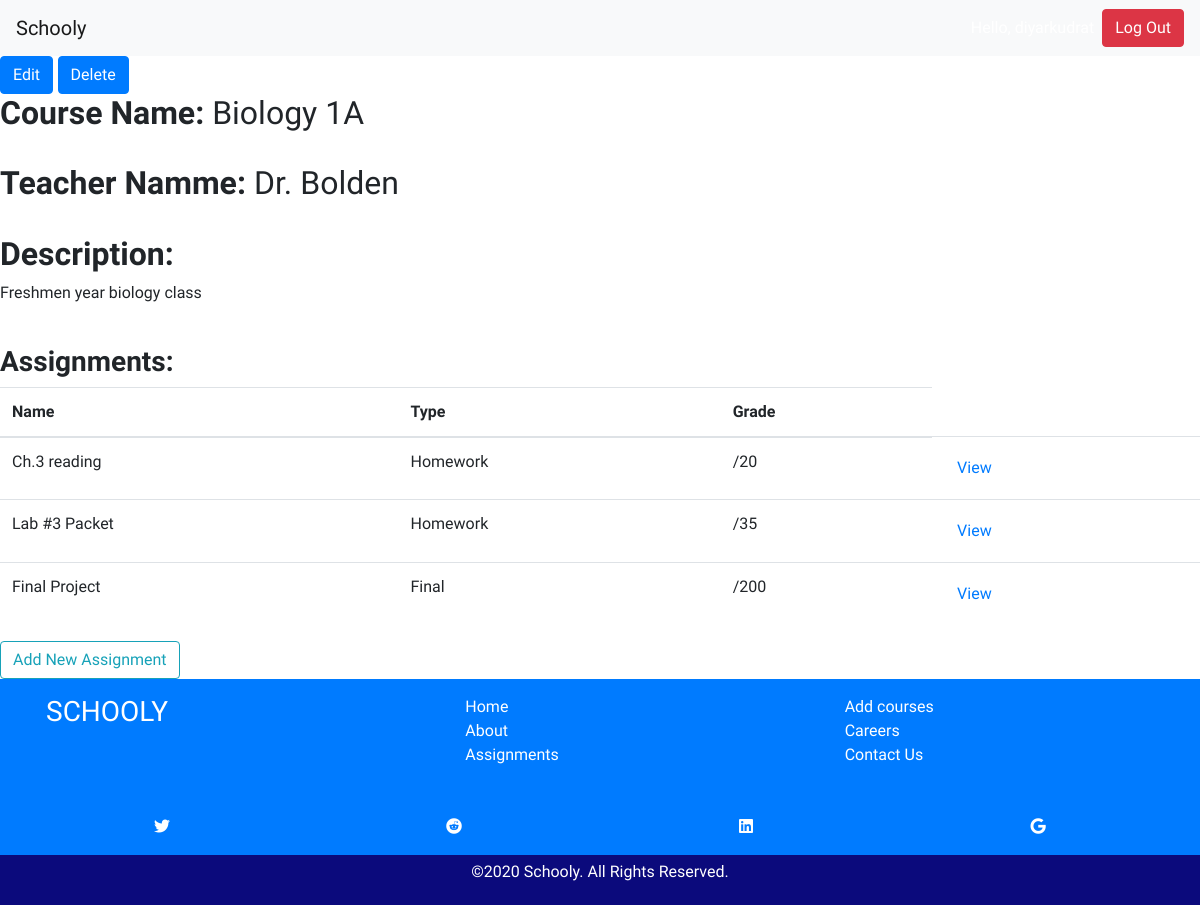
Before: /courses/1/ (signed in) with the older database file.
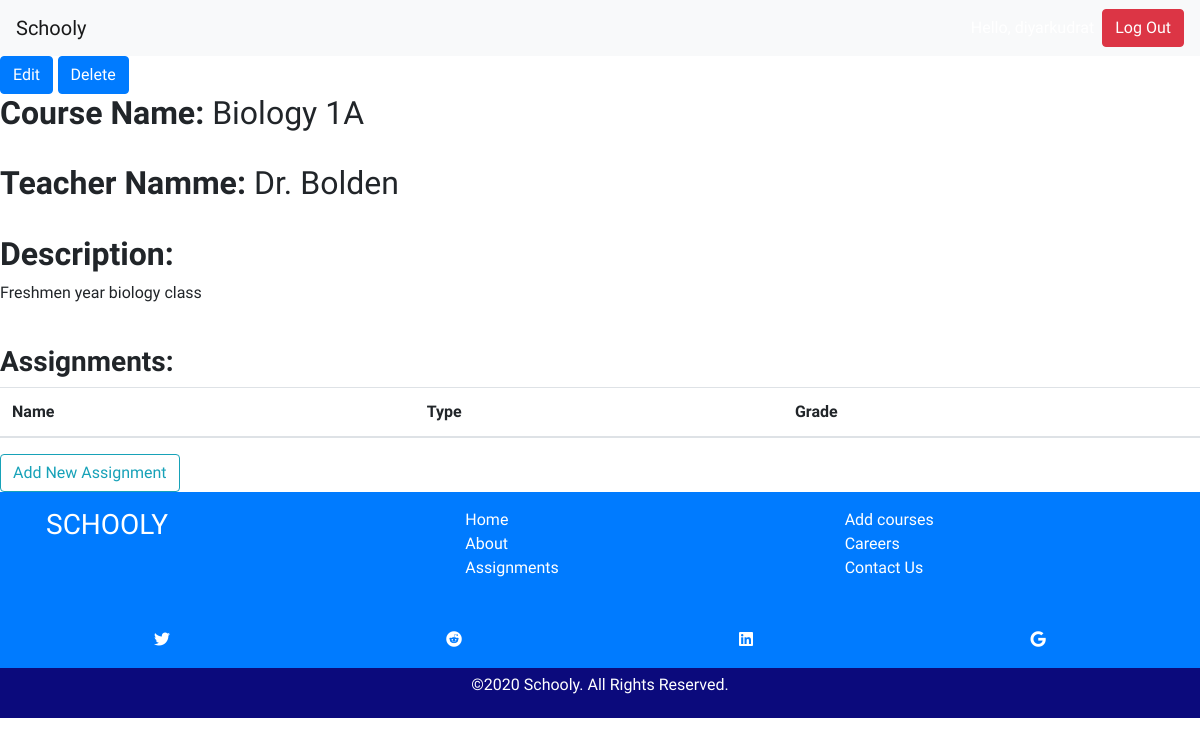
After: the same page with the newer database file.
### classes/models.py (models this page shows, shortened)
class Course(models.Model):
    course_name = models.CharField(max_length=150)
    slug = models.CharField(max_length=30, blank=True, editable=False,
                            help_text="Unique URL path to access this page. Generated by the system.")
    course_teacher = models.CharField(max_length=150, null=True)
    description = models.CharField(max_length=250)
    assigments = models.ManyToManyField(Assignment, blank=True, null=True, related_name="course_assignments")

class Assignment(models.Model):
    name = models.CharField(max_length=50)
    slug = models.CharField(max_length=30, blank=True, editable=False,
                            help_text="Unique URL path to access this page. Generated by the system.")
    description = models.CharField(max_length=250)
    course = models.ForeignKey('Course', on_delete=models.CASCADE, blank=True, null=True)
    assignment_type = models.CharField(max_length=30, choices=ASSIGNMENT_TYPES, blank=True)
    total_points = models.PositiveIntegerField(blank=True, null=True, default=0)
    assigned_date = models.DateField(blank=True, null=True)
    due_date = models.DateField(blank=True, null=True)

### classes/views.py (the view)
# urls.py: path('courses/<int:pk>/', views.CourseDetailView.as_view(), name='course-detail-page'),
@method_decorator([login_required], name='dispatch')
class CourseDetailView(View):
    def get(self, request, *args, **kwargs):
        course = get_object_or_404(Course, pk=kwargs['pk'])
        specific_assignments = Assignment.objects.filter(course=course)
        context = {'course': course, 'specific_assignments': specific_assignments}
        return render(request, 'course_detail.html', context)

### classes/templates/course_detail.html
{% extends 'base.html' %}
{% block content %}
<a class="btn btn-primary" href="{% url 'edit-course-page' course.id %}" role="button">Edit</a>
<a class="btn btn-primary" href="{% url 'course-delete-page' course.id %}"  role="button">Delete</a>
<h2><b>Course Name:</b> {{ course.course_name }}</h2><br>
<h2><b>Teacher Namme: </b> {{ course.course_teacher }}</h2><br>
<h2><b>Description:</b></h2>
  <p>{{ course.description }}</p><br>
<h3><b>Assignments: </b></h3>
    <table class="table">
      <thead>
        <tr>
          <th scope="col">Name</th>
          <th scope="col">Type</th>
          <th scope="col">Grade</th>
        </tr>
      </thead>
      <tbody>
        {% for specific_assignment in specific_assignments %}
        <tr>
          <td href="#">{{ specific_assignment.name }}</td>
          <td>{{ specific_assignment.assignment_type }}</td>
          <td>/{{ specific_assignment.total_points }}</td>
          <td><a class="btn btn-link" href="{% url 'assignment-detail-page' specific_assignment.slug %}" role="button">View</a></td>
        </tr>
        {% endfor %}
      </tbody>
    </table>
<a class="btn btn-outline-info" href="{% url 'assignment-create-page' %}" role="button">Add New Assignment</a>
{% endblock %}

### classes/templates/base.html (shortened to what this page needs)
<!DOCTYPE html>
<html lang="en">
    <head>
    <link rel="stylesheet" href="https://stackpath.bootstrapcdn.com/bootstrap/4.4.1/css/bootstrap.min.css">
    <link rel="stylesheet" href="https://cdnjs.cloudflare.com/ajax/libs/font-awesome/5.12.0/css/all.min.css">
</head>
    <body>
        <nav class="navbar navbar-expand-md navbar-light bg-light">
            <a class="navbar-brand" href="{% url 'home' %}">Schooly</a>
            <form class="form-inline ml-auto">
              {% if request.user.is_authenticated %}
                  <div class="text-white">Hello, {{ request.user.username }}</div>
                  <a href="{% url 'logout' %}" class="btn btn-danger ml-2">Log Out</a>
              {% else %}
                  <a href="{% url 'about' %}" class="btn btn-warning ml-4">About</a>
                  <a href="{% url 'contact' %}" class="btn btn-warning ml-4">Contact</a>
                  <a href="{% url 'login' %}" class="btn btn-secondary ml-2">Log In</a>
                  <a href="{% url 'signup-page' %}" class="btn btn-success ml-2">Sign Up</a>
              {% endif %}
            </form>
          </nav>
        {% block content %} {% endblock %}
        <footer class="bg-primary"style="color: white; ">
        <div class="container" style="padding: 1rem;">
            <div class="footer-row row">
                <div class="col">
                    <h3>SCHOOLY</h3>
                </div>
                <div class="col">
                    <ul>
                        <li><a href="{% url 'home' %}">Home</a></li>
                        <li><a href="{% url 'about' %}">About</a></li>
                        <li><a href="{% url 'course-list' %}">Assignments</a></li>
                    </ul>
                </div>
                <div class="col">
                    <ul>
                        <li><a href="{% url 'course-create-page' %}">Add courses</a></li>
                        <li><a href="">Careers</a></li>
                        <li><a href="{% url 'contact' %}">Contact Us</a></li>
                    </ul>
                </div>
            </div>
        </div>
    <div class="row text-center m-3">
        <div class="col-3">
            <i class="fab fa-twitter"></i>
        </div>
        <div class="col-3">
            <i class="fab fa-reddit"></i>
        </div>
        <div class="col-3">
            <i class="fab fa-linkedin"></i>
        </div>
        <div class="col-3">
            <i class="fab fa-google"></i>
        </div>
    </div>
        <div class="copyright" style="background:rgb(11, 10, 124);">
                <p>©2020  Schooly. All Rights Reserved.</p>
</footer>
    </body>
</html>

### classes/templates/base.html (style rules this page uses)
* { font-family: 'Quicksand', sans-serif; }
.footer-row ul>li { list-style-type: none; }
.footer-row a { color: white; }
.copyright { text-align: center; padding: 5px; }

Changed rows visible on the page:
removed Assignment: name "Ch.3 reading", assignment_type "Homework", total_points "20"
removed Assignment: name "Lab #3 Packet", assignment_type "Homework", total_points "35"
removed Assignment: name "Final Project", assignment_type "Final", total_points "200"
